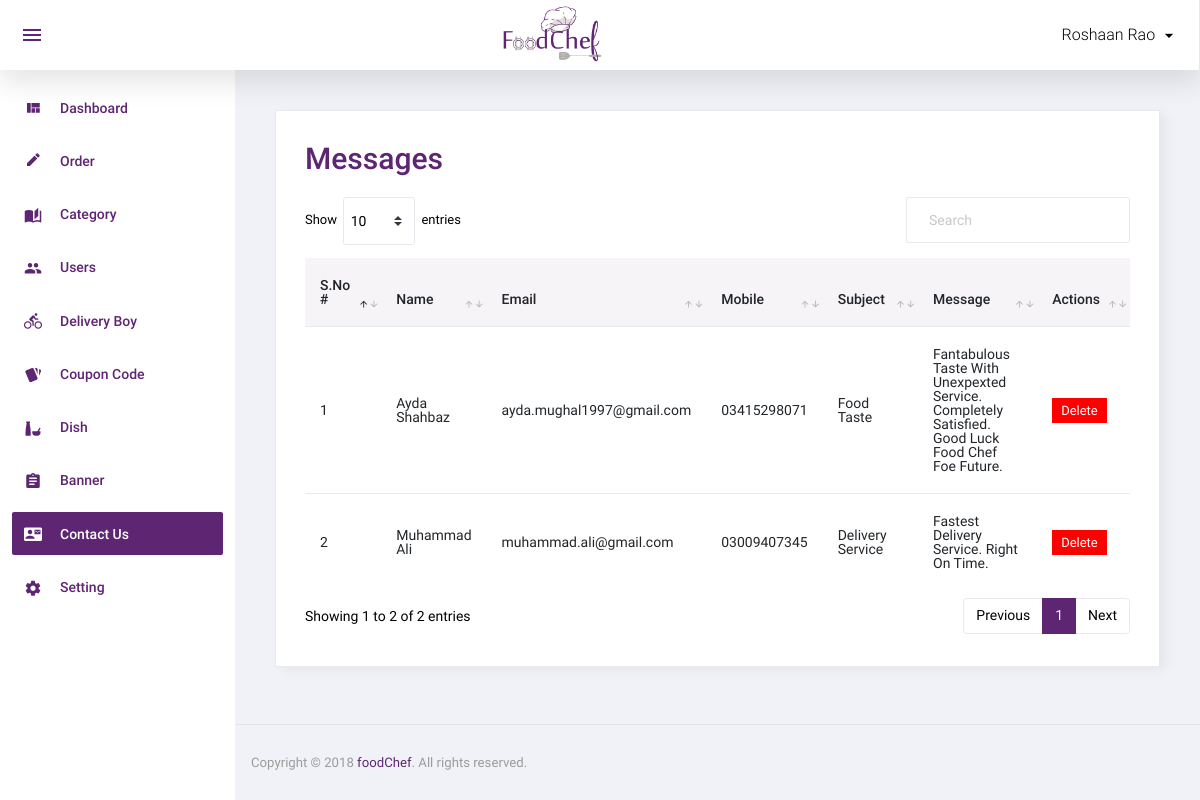
The app's page /admin/contact_us.php (signed in) with its own data.
### tables this page shows
CREATE TABLE `contact_us` (
  `id` int(11) NOT NULL,
  `name` varchar(100) NOT NULL,
  `email` varchar(100) NOT NULL,
  `mobile` varchar(15) NOT NULL,
  `subject` varchar(200) NOT NULL,
  `message` text NOT NULL,
  `added_on` datetime NOT NULL
);

### admin/contact_us.php (the view, shortened to what this page needs)
<?php
include('top.php');
$sql="select * from contact_us order by id";
$res=mysqli_query($con,$sql);
?>
  <div class="card">
            <div class="card-body">
              <h1 class="grid_title text-primary">Messages</h1>
              <div class="row grid_box">
                <div class="col-12">
                  <div class="table-responsive">
                    <table id="order-listing" class="table">
                      <thead>
                        <tr>
                            <th width="10%">S.No #</th>
                            <th width="10%">Name</th>
							<th width="10%">Email</th>
							<th width="10%">Mobile</th>
							<th width="19%">Subject</th>
							<th width="40%">Message</th>
                            <th width="10%">Actions</th>
                        </tr>
                      </thead>
                      <tbody>
                        <?php if(mysqli_num_rows($res)>0){
						$i=1;
						while($row=mysqli_fetch_assoc($res)){
						?>
						<tr>
                            <td><?php echo $i?></td>
                            <td><?php echo $row['name']?></td>
							<td><?php echo $row['email']?></td>
							<td><?php echo $row['mobile']?></td>
							<td><?php echo $row['subject']?></td>
							<td><?php echo $row['message']?></td>
							<td>
								<a href="?id=<?php echo $row['id']?>&type=delete"><label class="badge badge-danger delete_red hand_cursor">Delete</label></a>
							</td>
                        </tr>
                        <?php
						$i++;
						} } else { ?>
						<tr>
							<td colspan="5">No data found</td>
						</tr>
						<?php } ?>
                      </tbody>
                    </table>
                  </div>
				</div>
              </div>
            </div>
          </div>
<?php include('footer.php');?>

### records on screen
contact_us: name "Ayda Shahbaz", email "ayda.mughal1997@gmail.com", mobile "03415298071", subject "Food Taste", message "Fantabulous Taste With Unexpexted Service. Completely Satisfied. Good Luck Food Chef Foe Future."
contact_us: name "Muhammad Ali", email "muhammad.ali@gmail.com", mobile "03009407345", subject "Delivery Service", message "Fastest Delivery Service. Right On Time."

### other values on screen
$_SESSION['ADMIN_USER'] "Roshaan Rao"
